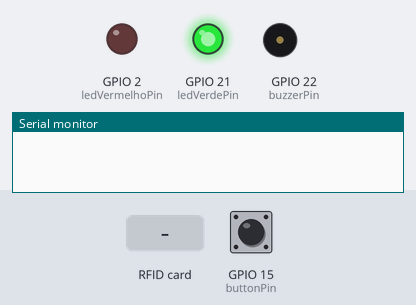
Bench run of a sketch on a simulated ESP32. Parts: output pins drawn as LEDs (lit = HIGH), buzzer (waves = sounding), the last lines printed to the serial monitor. The test bench sets the inputs (shaded band); at power-on: GPIO 15 (buttonPin) HIGH. WiFi joins after 1.5 s; servers stay silent unless stated; uploads are accepted with an empty reply.

Above: at 2.7 s.
2.8 s: RFID card 5E 7A 19 C4 held to the reader
At 3.07 s:
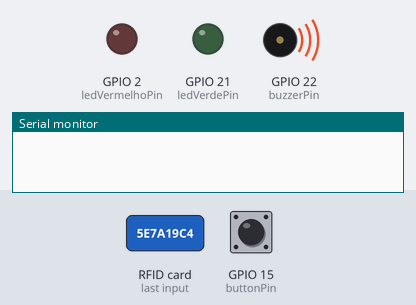
4.7 s: GPIO 15 (buttonPin) pulled LOW for 0.15 s
At 6.1 s:
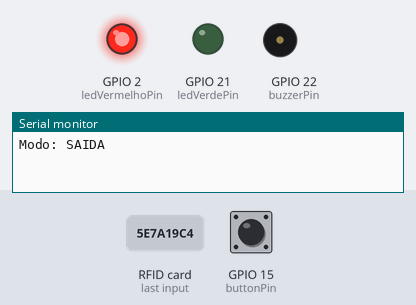
6.4 s: GPIO 15 (buttonPin) pulled LOW for 1 s
At 6.55 s:
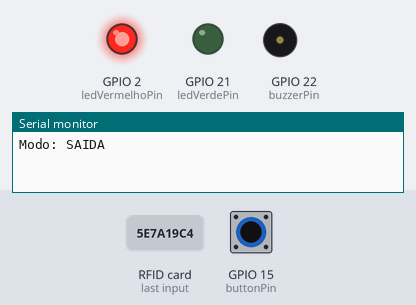
8.9 s: GPIO 15 (buttonPin) pulled LOW for 3.2 s
At 9.06 s:
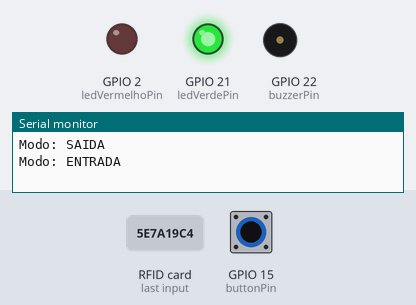
Timing chart, 0 to 11.9 s (numbered marks = the images above; inputs shaded):
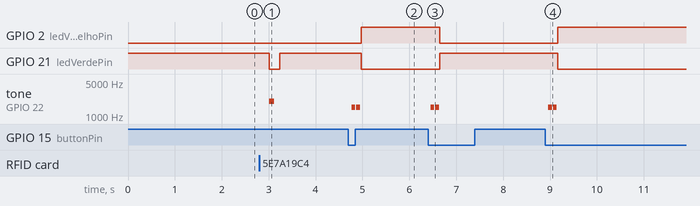

Measured:
- after the input at 2.8 s, GPIO 21 (ledVerdePin): HIGH → LOW after 0.21 s, → HIGH 0.22 s later; tone on GPIO 22 (buzzerPin): silent → 2000 Hz after 0.21 s, → silent 0.10 s later
- after the input at 4.7 s, GPIO 2 (ledVermelhoPin): LOW → HIGH after 0.27 s; GPIO 21 (ledVerdePin): HIGH → LOW after 0.27 s; tone on GPIO 22 (buzzerPin): alternates 1500 Hz for 0.08 s and silent for 0.02 s, 4 changes in all, then stays silent, starting after 0.07 s
- after the input at 6.4 s, GPIO 2 (ledVermelhoPin): HIGH → LOW after 0.25 s; GPIO 21 (ledVerdePin): LOW → HIGH after 0.25 s; tone on GPIO 22 (buzzerPin): alternates 1500 Hz for 0.08 s and silent for 0.02 s, 4 changes in all, then stays silent, starting after 0.05 s
- after the input at 8.9 s, GPIO 2 (ledVermelhoPin): LOW → HIGH after 0.27 s; GPIO 21 (ledVerdePin): HIGH → LOW after 0.27 s; tone on GPIO 22 (buzzerPin): alternates 1500 Hz for 0.08 s and silent for 0.02 s, 4 changes in all, then stays silent, starting after 0.07 s

The sketch:

CtrlStockNFC.ino
```cpp
#include <SPI.h>
#include <MFRC522.h>
#include <WiFi.h>
#include <HTTPClient.h>
#include <WiFiClientSecure.h>

const char* ssid = "CtrlStock";
const char* password = "StockChain";
String serverUrl = "https://ctrlstock-api.onrender.com/api/movements";

// Pinos
const int ledVermelhoPin = 2;
const int ledVerdePin = 21;
const int buttonPin = 15;
const int buzzerPin = 22;

#define SS_PIN 5
#define RST_PIN 4
MFRC522 mfrc522(SS_PIN, RST_PIN);
WiFiClientSecure clientSecure;

bool modoEntrada = true;
unsigned long lastDebounce = 0;
int lastReading = HIGH;
int stableState = HIGH;

void bipSucesso() { tone(buzzerPin, 2000, 100); delay(120); }
void bipErro() { tone(buzzerPin, 500, 800); delay(850); } // Longo
void bipModo() { tone(buzzerPin, 1500, 80); delay(100); tone(buzzerPin, 1500, 80); delay(100); }

void atualizaLEDs() {
  digitalWrite(ledVerdePin, modoEntrada ? HIGH : LOW);
  digitalWrite(ledVermelhoPin, modoEntrada ? LOW : HIGH);
}

void setupWiFi() {
  WiFi.begin(ssid, password);
  int t = 0;
  while (WiFi.status() != WL_CONNECTED) {
    delay(500);
    if (++t > 20) ESP.restart();
  }
}

void sendData(String uid) {
  if (WiFi.status() != WL_CONNECTED) { bipErro(); return; }

  HTTPClient http;
  clientSecure.setInsecure();

  if (http.begin(clientSecure, serverUrl)) {
    http.addHeader("Content-Type", "application/json");
    String tipo = modoEntrada ? "entrada" : "saida";
    String json = "{\"uid\":\"" + uid + "\", \"tipo\":\"" + tipo + "\"}";

    int code = http.POST(json);

   if (code == 200 || code == 201 || code == 202) {
      int pino = modoEntrada ? ledVerdePin : ledVermelhoPin;
      digitalWrite(pino, LOW); bipSucesso(); delay(100); digitalWrite(pino, HIGH);
    }
    else {
      digitalWrite(ledVerdePin, LOW);
      digitalWrite(ledVermelhoPin, HIGH);
      bipErro();
      delay(200);
      digitalWrite(ledVermelhoPin, LOW);
      delay(200);
      atualizaLEDs();
    }
    http.end();
  }
}

void sendStatusUpdate() {
  if (WiFi.status() == WL_CONNECTED) {
    HTTPClient http;
    clientSecure.setInsecure();

    String statusUrl = "https://ctrlstock-api.onrender.com/api/device-status";

    if (http.begin(clientSecure, statusUrl)) {
      http.addHeader("Content-Type", "application/json");

      String modoStr = modoEntrada ? "entrada" : "saida";
      String json = "{\"mode\":\"" + modoStr + "\"}";

      http.POST(json);
      http.end();
    }
  }
}

void setup() {
  Serial.begin(115200);
  pinMode(ledVermelhoPin, OUTPUT); pinMode(ledVerdePin, OUTPUT);
  pinMode(buttonPin, INPUT_PULLUP); pinMode(buzzerPin, OUTPUT);

  atualizaLEDs();
  setupWiFi();
  SPI.begin();
  mfrc522.PCD_Init();
}

void loop() {
  int reading = digitalRead(buttonPin);
  if (reading != lastReading) lastDebounce = millis();

  if ((millis() - lastDebounce) > 50) {
    if (reading != stableState) {
      stableState = reading;
      if (stableState == LOW) {
        modoEntrada = !modoEntrada;
        bipModo();
        atualizaLEDs();
        Serial.println(modoEntrada ? "Modo: ENTRADA" : "Modo: SAIDA");

        sendStatusUpdate();
      }
    }
  }
  lastReading = reading;

  if (mfrc522.PICC_IsNewCardPresent() && mfrc522.PICC_ReadCardSerial()) {
    String uid = "";
    for (byte i = 0; i < mfrc522.uid.size; i++) {
       uid += (mfrc522.uid.uidByte[i] < 0x10 ? "0" : "");
       uid += String(mfrc522.uid.uidByte[i], HEX);
       if (i < mfrc522.uid.size - 1) uid += "-";
    }
    uid.toUpperCase();
    sendData(uid);
    mfrc522.PICC_HaltA();
  }
}
```
